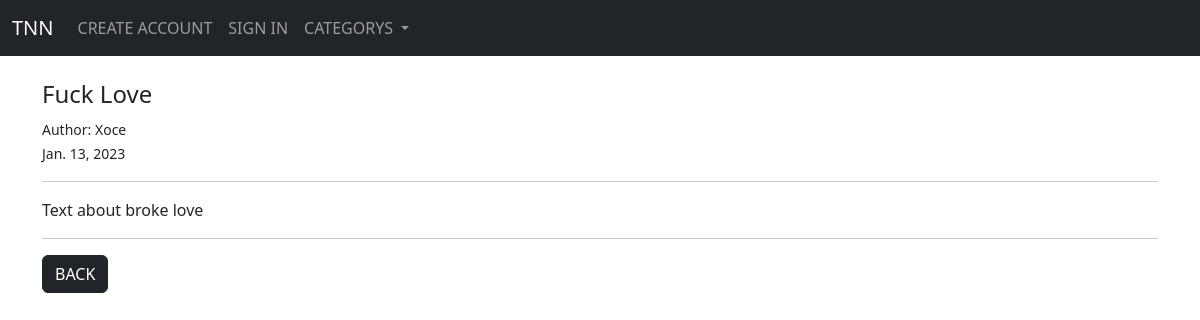
Screenshot of //detail/17 with the database file from the repository.
### blogpage/models.py (models this page shows, shortened)
class Post(models.Model):
    title = models.CharField(max_length=255)
    author = models.ForeignKey(User, models.CASCADE)
    body = models.TextField()
    category = models.CharField(max_length=255, default='other')
    post_date = models.DateField(auto_now_add=True)
    post_date_time = models.DateTimeField(auto_now_add=True)

### blogpage/views.py (the view)
# urls.py: path('/detail/<int:pk>', DetailsPage.as_view(), name='detail-page'),
class DetailsPage(DetailView):
    model = Post
    template_name = 'detail.html'
    def get_context_data(self, *args, **kwargs):
        cat_menu = Category.objects.all()
        context = super().get_context_data(*args, **kwargs)
        context['cat_menu'] = cat_menu
        return context

### blogpage/models.py (called while the page is built)
    def __str__(self) -> str:
        return self.name_category

### blogpage/templates/detail.html (shortened to what this page needs)
{% extends 'base.html' %}
{% block content %}
<h4>{{ post.title }}</h1>
<small>Author: {{ post.author.first_name }}</small>
<br>
<small>{{post.post_date}}</small>
<hr>
<p>{{ post.body|safe }}</p>
<hr>
<p><a href="{% url 'home-page' %}" class="btn btn-dark"> BACK </a></p>
{% endblock %}

### rows the page displays
Post: title "Fuck Love", author.first_name "Xoce", post_date "Jan. 13, 2023", body "Text about broke love"
